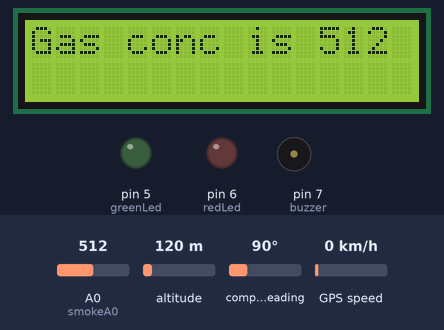
This sketch was run on a simulated Arduino Uno, built with avr-gcc and run on an emulated ATmega328P. On the bench: 16×2 character LCD, output pins drawn as LEDs (lit = HIGH), buzzer (waves = sounding). Inputs (shaded band) come from the test bench; at power-on: A0 (smokeA0) = 512, altitude 120 m, compass heading 90°, GPS speed 0 km/h. The GPS gets a fix after 3 s at 37.7749, -122.4194 with 8 satellites; the modem accepts every AT command (registered, SIM ready, sends succeed) and sends nothing else; what the sketch prints to the serial monitor is not drawn.

Above: at 1.4 s.
1.5 s: A0 (smokeA0) set to 415
At 10.3 s:
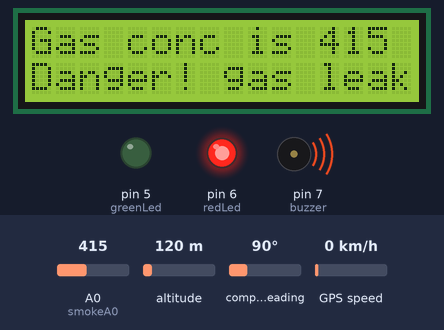
12.5 s: A0 (smokeA0) set to 393
At 18.7 s:
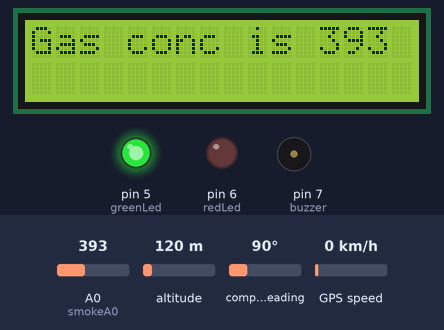
19.5 s: A0 (smokeA0) set to 410
At 27.5 s:
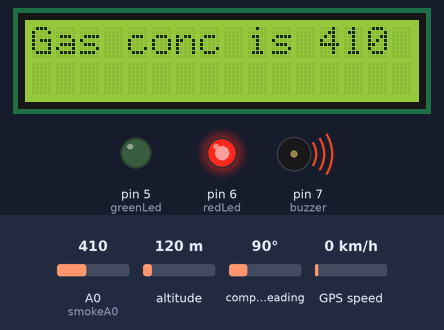
Timing chart, 0 to 29.0 s (numbered marks = the images above; inputs shaded):
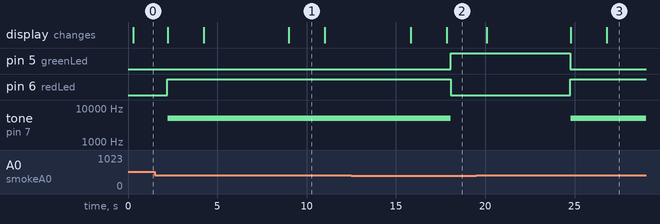

Measured:
- the behaviour switches between 401 and 400 on A0 (smokeA0) (found by bisection; images 1 and 2)
- after the input at 1.5 s, the display: first differs from a run without the input after 2.7 s (image 1 shows a later state)
- after the input at 12.5 s, pin 5 (greenLed): LOW → HIGH after 5.6 s; pin 6 (redLed): HIGH → LOW after 5.6 s; tone on pin 7 (buzzer): 5000 Hz → silent after 5.6 s; the display: first differs from a run without the input after 5.4 s (image 2)
- after the input at 19.5 s, pin 5 (greenLed): HIGH → LOW after 5.3 s; pin 6 (redLed): LOW → HIGH after 5.3 s; tone on pin 7 (buzzer): silent → 5000 Hz after 5.3 s; the display: changes after 0.59 s (image 3)
- what the display in image 1 shows lasts 2.0 s, from 9.0 s to 11.0 s

The sketch:

ThankGod_code_2.ino
```cpp
/*code to detect gas leakage and alert the surroundings using a buzzer
a red LED and LCD screen and also send an SMS to a phone number with GPS coordinates */

#include <Wire.h>
#include <LiquidCrystal_I2C.h>

#include <AltSoftSerial.h>
#include <TinyGPS++.h>
#include <SoftwareSerial.h>

// Set the LCD address to 0x27 for a 16 chars and 2 line display
LiquidCrystal_I2C lcd(0x27, 16, 2);

// Choose two Arduino pins to use for software serial
SoftwareSerial mySerial(10,11);

// Create a TinyGPS++ object
TinyGPSPlus gps;

AltSoftSerial altSerial;
// declaring variables
int redLed = 6;        // assign the red LED to digital pin 6
int greenLed = 5;      // assign the green LED to digital pin 5
int smokeA0 = A0;      // assign the analog OUT pin of the gas sensor to Analog pin 0
int sensorThres = 400; // the threshold value that indicates a gas leak
int buzzer = 7;        // // assign the buzzer to digital pin 7


void setup() {

  lcd.begin(16, 2);

  // Turn on the blacklight and print a message.
  lcd.init();
  lcd.clear();
  lcd.backlight();
  lcd.setCursor(2,0);
  lcd.print("Welcome !");
  // set the pin mode of each component
  pinMode(redLed, OUTPUT);
  pinMode(greenLed, OUTPUT);
  pinMode(smokeA0, INPUT);
  pinMode(buzzer, OUTPUT);

  // Start the software serial port at the GPS's default baud
  altSerial.begin(9600);

  Serial.begin(9600);    // Setting the baud rate of Serial Monitor (Arduino)

  // Start the software serial port for the gsm module
  mySerial.begin(9600);
  // Start the Arduino hardware serial port at 9600 baud
  Serial.println ("SIM900A Ready");
  delay(100);

}

void loop() {
  int analogSensor = analogRead(smokeA0);
  Serial.print("Pin A0: ");
  Serial.println(analogSensor);
  // display gas concentration on the LCD screen
  lcd.clear();
  lcd.setCursor(0,0);
  lcd.print("Gas conc is ");
  lcd.setCursor(12,0);
  lcd.print(analogSensor);

  while (altSerial.available() > 0)
  if (gps.encode(altSerial.read()))
  displayInfo();
      if(analogSensor > sensorThres)
      {
       SendMessage();
       SendMessage2();

       // If 5000 milliseconds pass and there are no characters coming in
       // over the software serial port, show a "No GPS detected" error
       if (millis() > 5000 && gps.charsProcessed() < 10)
       {
           Serial.println("No GPS detected");
           while(true);
        }

       digitalWrite(redLed, HIGH);
       digitalWrite(greenLed, LOW);
       Serial.print("Smoke detected");
       lcd.setCursor(0,1);
       lcd.print("Danger! gas leakage");
       tone(buzzer, 5000);
    }
  else
  {
    digitalWrite(redLed, LOW);
    digitalWrite(greenLed, HIGH);
    noTone(buzzer);
  }

  delay(2000);
}

void displayInfo()
{
  if (gps.location.isValid())
  {
    Serial.print("Latitude: ");
    Serial.println(gps.location.lat(), 6);
    Serial.print("Longitude: ");
    Serial.println(gps.location.lng(), 6);
    Serial.print("Altitude: ");
    Serial.println(gps.altitude.meters());
  }
  else
  {
    Serial.println("Location: Not Available");
  }
}
void SendMessage()
{
  if (gps.location.isValid())
   {
     Serial.println ("Sending Message");
     mySerial.println("AT+CMGF=1");    //Sets the GSM Module in Text Mode
     delay(200);  // Delay of 1000 milli seconds or 1 second
     Serial.println ("Set SMS Number");
     mySerial.println("AT+CMGS=\"+234906720120\"\r"); // Replace x with mobile number
     delay(500);
     mySerial.println("Danger! gas leak detected at 82 Awolowo Rd,Railway Compund, Ebute-Metta, Lagos. These are GPS cordinates of the site in latitude and longitude respectively \n");// The SMS text you want to send
     mySerial.println(gps.location.lat(), 6);
     mySerial.println(gps.location.lng(), 6);
     delay(500);
     Serial.println ("Finish");
     mySerial.println((char)26);// ASCII code of CTRL+Z
     delay(200);
     Serial.println ("Message has been sent ->SMS young ancient");
     delay(1000);
   }
}

void SendMessage2()
{
  Serial.println ("Sending Message");
  mySerial.println("AT+CMGF=1");    //Sets the GSM Module in Text Mode
  delay(200);  // Delay of 1000 milli seconds or 1 second
  Serial.println ("Set SMS Number");
  mySerial.println("AT+CMGS=\"+2349067120120\"\r"); // Replace x with mobile number
  delay(200);
  mySerial.println("Danger! gas leak detected at 82 Awolowo Rd,Railway Compund, Ebute-Metta, Lagos.");// The SMS text you want to send
  delay(200);
  Serial.println ("Finish");
  mySerial.println((char)26);// ASCII code of CTRL+Z
  delay(200);
  Serial.println ("Message has been sent ->SMS young ancient");
  delay(1000);
}
```
